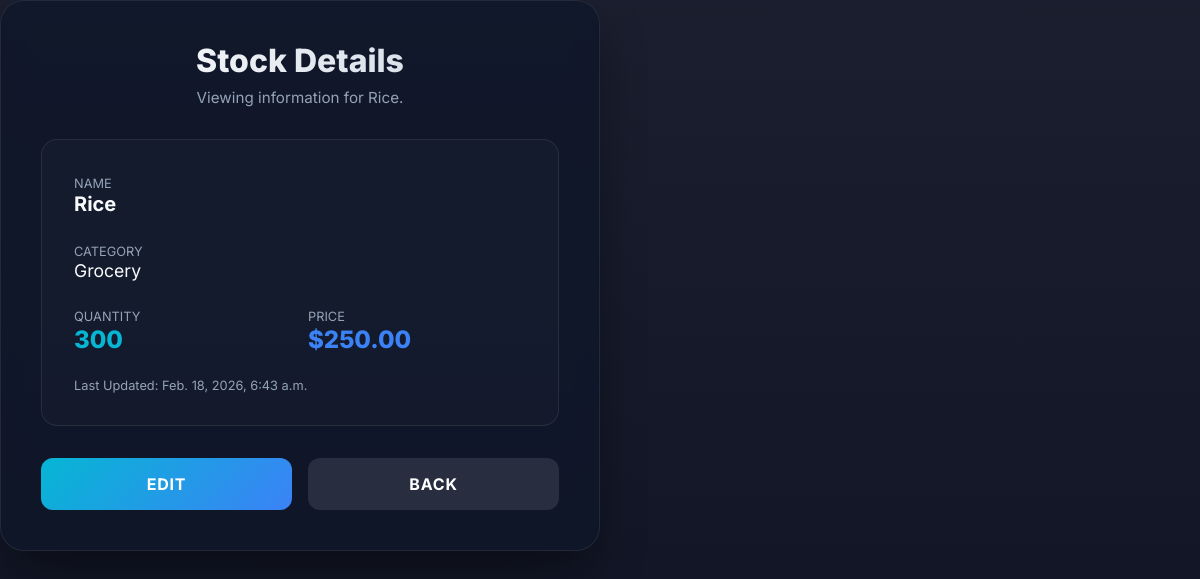
/stock/view/8/ (signed in), run on the app's committed database.
### my_app/models.py (models this page shows)
class Stock(models.Model):
    name = models.CharField(max_length=100)
    category = models.CharField(max_length=100)
    quantity = models.IntegerField(default=0)
    price = models.DecimalField(max_digits=10, decimal_places=2)
    last_updated = models.DateTimeField(auto_now=True)

### my_app/views.py (the view)
# urls.py: path('stock/view/<int:pk>/', views.view_stock, name='view_stock'),
@login_required
def view_stock(request, pk):
    stock = get_object_or_404(Stock, pk=pk)
    return render(request, 'my_app/view_stock.html', {'stock': stock})

### my_app/templates/my_app/view_stock.html (shortened to what this page needs)
{% extends 'my_app/base.html' %}
{% block content %}
<div class="auth-container" style="max-width: 600px;">
<div class="auth-header">
<h1>Stock Details</h1>
<p>Viewing information for {{ stock.name }}.</p>
</div>
<div style="background: rgba(255,255,255,0.02); padding: 2rem; border-radius: 1rem; border: 1px solid var(--border-color);">
<div style="margin-bottom: 1.5rem;">
<label style="color: var(--text-secondary); font-size: 0.8rem; text-transform: uppercase;">Name</label>
<p style="font-size: 1.25rem; font-weight: 700;">{{ stock.name }}</p>
</div>
<div style="margin-bottom: 1.5rem;">
<label style="color: var(--text-secondary); font-size: 0.8rem; text-transform: uppercase;">Category</label>
<p style="font-size: 1.1rem;">{{ stock.category }}</p>
</div>
<div style="display: grid; grid-template-columns: 1fr 1fr; gap: 1rem;">
<div>
<label style="color: var(--text-secondary); font-size: 0.8rem; text-transform: uppercase;">Quantity</label>
<p style="font-size: 1.5rem; font-weight: 800; color: var(--primary);">{{ stock.quantity }}</p>
</div>
<div>
<label style="color: var(--text-secondary); font-size: 0.8rem; text-transform: uppercase;">Price</label>
<p style="font-size: 1.5rem; font-weight: 800; color: var(--secondary);">${{ stock.price }}</p>
</div>
</div>
<p style="color: var(--text-secondary); font-size: 0.8rem; margin-top: 1.5rem;">Last Updated: {{ stock.last_updated }}</p>
</div>
<div style="margin-top: 2rem; display: flex; gap: 1rem;">
<a href="{% url 'update_stock' stock.pk %}" class="btn" style="text-decoration: none; text-align: center; flex: 1;">Edit</a>
<a href="{% url 'dashboard' %}" class="btn" style="background: rgba(255,255,255,0.1); text-decoration: none; text-align: center; flex: 1;">Back</a>
</div>
</div>
{% endblock %}

### my_app/static/my_app/css/style.css (style rules this page uses)
:root { --primary: #06b6d4; --secondary: #3b82f6; --accent: #10b981; --warning: #f59e0b; --background: #020617; --surface: rgba(15, 23, 42, 0.8); --text-primary: #f8fafc; --text-secondary: #94a3b8; --border-color: rgba(255, 255, 255, 0.08); --hover-light: rgba(255, 255, 255, 0.04); }
* { margin: 0; padding: 0; box-sizing: border-box; }
body { font-family: 'Inter', sans-serif; background: linear-gradient(rgba(2, 6, 23, 0.9), rgba(2, 6, 23, 0.95)), url('https://images.unsplash.com/photo-1586528116311-ad8dd3c8310d?auto=format&fit=crop&q=80&w=2000') !important; background-size: cover !important; background-position: center !important; background-attachment: fixed !important; color: var(--text-primary); min-height: 100vh; display: flex; flex-direction: column; }
.auth-container { background: var(--surface); padding: 2.5rem; border-radius: 1.5rem; backdrop-filter: blur(12px); border: 1px solid var(--border-color); width: 100%; max-width: 450px; box-shadow: 0 25px 50px -12px rgba(0, 0, 0, 0.5); }
.auth-header { text-align: center; margin-bottom: 2rem; }
.auth-header h1 { font-size: 2rem; font-weight: 800; margin-bottom: 0.5rem; background: linear-gradient(to right, #fff, #cbd5e1); -webkit-background-clip: text; background-clip: text; -webkit-text-fill-color: transparent; }
.auth-header p { color: var(--text-secondary); font-size: 0.95rem; }
.btn { width: 100%; padding: 1rem; background: linear-gradient(135deg, var(--primary), var(--secondary)); color: white; border: none; border-radius: 0.75rem; font-weight: 700; font-size: 1rem; cursor: pointer; transition: all 0.3s ease; text-transform: uppercase; letter-spacing: 0.05em; }

### data on the page
Stock: name "Rice", category "Grocery", quantity "300", price "250.00", last_updated "Feb. 18, 2026, 6:43 a.m."
